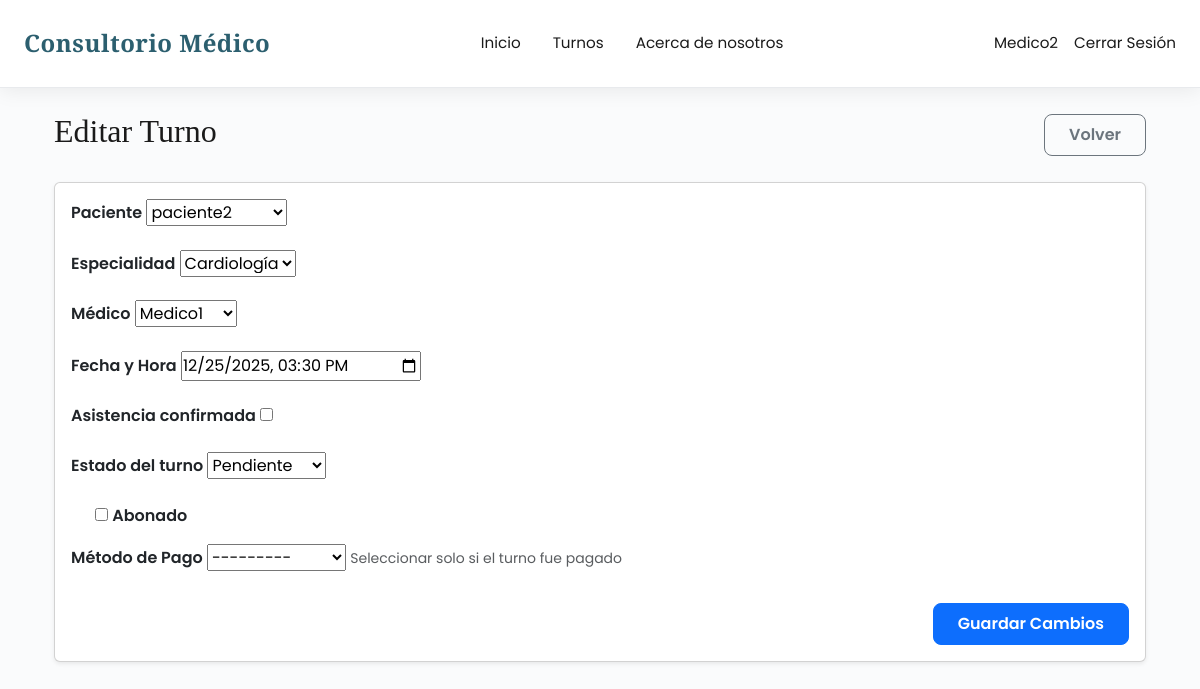
Screenshot of /turnos/editar/3/ (signed in) with the database file from the repository.
### turnos/models.py (models this page shows, shortened)
class Turno(models.Model):
    paciente = models.ForeignKey(User, on_delete=models.CASCADE, related_name='turnos_paciente')
    medico = models.ForeignKey(User, on_delete=models.SET_NULL, null=True, blank=True, related_name='turnos_medico')
    especialidad = models.ForeignKey(Especialidad, on_delete=models.CASCADE, null=True, blank=True)
    fecha_hora = models.DateTimeField()
    creado_por = models.ForeignKey(User, on_delete=models.SET_NULL, null=True, blank=True, related_name='turnos_creados_por')
    estado = models.CharField(max_length=20, choices=ESTADO_TURNO, default='pendiente')
    asistencia_confirmada = models.BooleanField(default=False)  # la recepcionista marca cuando llega
    notificado_medico = models.BooleanField(default=False)      # la recepcionista puede avisar
    observaciones = models.TextField(blank=True)
    creado = models.DateTimeField(auto_now_add=True)
    pagado = models.BooleanField(default=False)
    metodo_pago = models.CharField(
        max_length=20,
        choices=[('mercadopago', 'Mercado Pago'), ('efectivo', 'Efectivo')],
        blank=True,
        null=True
    )
    id_pago_mp = models.CharField(max_length=100, blank=True, null=True)  # ID de MercadoPago
    class Meta:
        ordering = ['fecha_hora']

### turnos/views.py (the view)
# urls.py: path('editar/<int:pk>/', views.EditarTurnoView.as_view(), name='editar_turno'),
class EditarTurnoView(LoginRequiredMixin, GroupRequiredMixin, UpdateView):
    model = Turno
    form_class = TurnoForm
    template_name = "turnos/editar_turno.html"
    success_url = reverse_lazy("turnos:turnos_recepcion")
    group_required = ['Recepcionista', 'Director', 'Medico']
    def get_form_kwargs(self):
        kwargs = super().get_form_kwargs()
        kwargs["user"] = self.request.user   # NECESARIO
        return kwargs

### turnos/forms.py
class TurnoForm(forms.ModelForm):
    class Meta:
        model = Turno
        fields = "__all__"
        widgets = {
            'fecha_hora': forms.DateTimeInput(
                attrs={'type': 'datetime-local'},
                format='%Y-%m-%dT%H:%M'
            ),
        }
    def __init__(self, *args, **kwargs):
        user = kwargs.pop("user", None)
        super().__init__(*args, **kwargs)
        if self.instance and self.instance.pk and self.instance.fecha_hora:
            self.initial['fecha_hora'] = self.instance.fecha_hora.strftime('%Y-%m-%dT%H:%M')
        try:
            grupo_medicos = Group.objects.get(name="Medico")
            self.fields['medico'].queryset = User.objects.filter(groups=grupo_medicos)
        except Group.DoesNotExist:
            pass
        if user and user.groups.filter(name="Paciente").exists():
            for campo in ["paciente", "estado", "asistencia_confirmada", "observaciones",
                         "notificado_medico", "creado_por", "pagado", "metodo_pago", "id_pago_mp"]:
                if campo in self.fields:
                    self.fields.pop(campo)

### Especialidades/models.py (called while the page is built)
    def __str__(self):
        return self.tipo

### Especialidades/templatetags/grupos_tags.py (called while the page is built)
@register.filter(name='has_group')
def has_group(user, group_name):
    return user.groups.filter(name=group_name).exists()

### accounts/mixins.py (called while the page is built)
    def dispatch(self, request, *args, **kwargs):
        if not request.user.is_authenticated:
            return self.handle_no_permission()
        allowed = False
        groups = self.group_required if isinstance(self.group_required, (list,tuple)) else [self.group_required]
        for g in groups:
            if request.user.groups.filter(name=g).exists():
                allowed = True
                break
        if not allowed:
            return self.handle_no_permission()
        return super().dispatch(request, *args, **kwargs)

### templates/turnos/editar_turno.html (shortened to what this page needs)
{% extends "base.html" %}
{% block content %}
<div class="container mt-4">
    <div class="d-flex justify-content-between align-items-center mb-4">
        <h2>Editar Turno</h2>
        <a href="{% url 'turnos:turnos_recepcion' %}"
           class="btn btn-outline-secondary px-4 py-2 fw-semibold rounded-3">
            Volver
        </a>
    </div>
    <div class="card shadow-sm">
        <div class="card-body">
            <form method="POST">
                {% if form.paciente %}
                <div class="mb-3">
                    <label class="form-label fw-semibold">Paciente</label>
                    {{ form.paciente }}
                </div>
                {% endif %}
                <div class="mb-3">
                    <label class="form-label fw-semibold">Especialidad</label>
                    {{ form.especialidad }}
                </div>
                <div class="mb-3">
                    <label class="form-label fw-semibold">Médico</label>
                    {{ form.medico }}
                </div>
                <div class="mb-3">
                    <label class="form-label fw-semibold">Fecha y Hora</label>
                    {{ form.fecha_hora }}
                </div>
                {% if form.asistencia_confirmada %}
                <div class="mb-3">
                    <label class="form-label fw-semibold">Asistencia confirmada</label>
                    {{ form.asistencia_confirmada }}
                </div>
                {% endif %}
                {% if form.estado %}
                <div class="mb-3">
                    <label class="form-label fw-semibold">Estado del turno</label>
                    {{ form.estado }}
                </div>
                {% endif %}
                {% if form.pagado %}
                <div class="mb-3">
                    <div class="form-check">
                        {{ form.pagado }}
                        <label class="form-check-label fw-semibold" for="{{ form.pagado.id_for_label }}">
                            Abonado
                        </label>
                    </div>
                </div>
                {% endif %}
                {% if form.metodo_pago %}
                <div class="mb-3">
                    <label class="form-label fw-semibold">Método de Pago</label>
                    {{ form.metodo_pago }}
                    <small class="form-text text-muted">Seleccionar solo si el turno fue pagado</small>
                </div>
                {% endif %}
                <div class="mt-4 d-flex justify-content-end">
                    <button class="btn btn-primary px-4 py-2 fw-semibold rounded-3">
                        Guardar Cambios
                    </button>
                </div>
            </form>
        </div>
    </div>
</div>
{% endblock %}

### templates/base.html (shortened to what this page needs)
{% load static %}
{% load grupos_tags %}
<!DOCTYPE html>
<html lang="es">
<head>
    <link href="https://cdn.jsdelivr.net/npm/bootstrap@5.3.8/dist/css/bootstrap.min.css" rel="stylesheet">
</head>
<body>
<nav class="navbar navbar-expand-lg">
    <div class="container-fluid px-4">
        <a class="navbar-brand" href="/">Consultorio Médico</a>
        <div class="collapse navbar-collapse" id="navbarNav">
            <ul class="navbar-nav mx-auto">
                <li class="nav-item">
                    <a class="nav-link" href="/">Inicio</a>
                </li>
                <li class="nav-item">
                    <a class="nav-link" href="/turnos">Turnos</a>
                </li>
                <li class="nav-item">
                    <a class="nav-link" href="/aboutus">Acerca de nosotros</a>
                </li>
            </ul>
            <ul class="navbar-nav">
                {% if user.is_authenticated %}
                    <li class="nav-item d-flex align-items-center">
                        <span class="nav-link">{{ user.username }}</span>
                    </li>
                    <li class="nav-item d-flex align-items-center">
                        <form action="{% url 'logout' %}" method="post" class="m-0 p-0">
                            <button type="submit" class="nav-link btn btn-link p-0 m-0">
                                Cerrar Sesión
                            </button>
                        </form>
                    </li>
                {% endif %}
            </ul>
        </div>
    </div>
</nav>
<div class="container my-4">
    {% block content %}{% endblock %}
</div>
</body>
</html>

### templates/base.html (style rules this page uses)
:root { --primary-color: #2c5f6f; --secondary-color: #89b5c4; --accent-color: #d4a574; --dark: #1a1a1a; --light-bg: #fafbfc; --border-color: #e8eaed; }
* { margin: 0; padding: 0; box-sizing: border-box; }
body { font-family: 'Poppins', sans-serif; background-color: var(--light-bg); color: var(--dark); line-height: 1.6; }
h1, h2, h3, h4, h5 { font-family: 'Playfair Display', serif; }
.navbar { background: white !important; box-shadow: 0 2px 20px rgba(0,0,0,0.08); padding: 1.2rem 0; border-bottom: 1px solid var(--border-color); }
.navbar-brand { font-family: 'Playfair Display', serif; font-weight: 600; font-size: 1.5rem; color: var(--primary-color) !important; letter-spacing: 0.5px; }
.nav-link { color: var(--dark) !important; font-weight: 400; font-size: 0.95rem; margin: 0 0.5rem; position: relative; }
.nav-link::after { content: ''; position: absolute; bottom: -5px; left: 0; width: 0; height: 2px; background: var(--accent-color); transition: width 0.3s ease; }

### rows the page displays
Turno: paciente "paciente2", especialidad "Cardiología", medico "Medico1", fecha_hora "12/25/2025 15:30", estado "Pendiente", metodo_pago "---------"

### other values shown
{{ user.username }} "Medico2"
